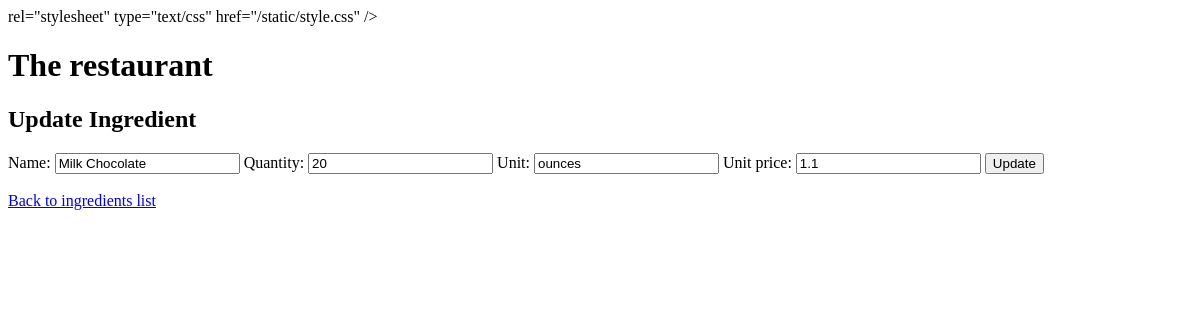
Page /5/update_ingredient/ on the earlier database version.
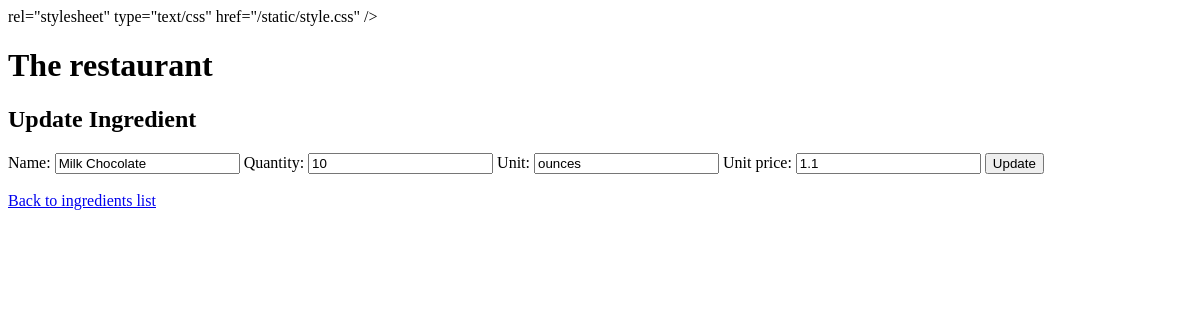
Same page on the later database version.
### inventory/models.py (models this page shows, shortened)
class Ingredient(models.Model):
    name = models.CharField(unique=True, max_length=300)
    quantity = models.FloatField(default=0)
    unit = models.CharField(max_length=20)
    unit_price = models.FloatField(default=0)

### inventory/views.py (the view)
# urls.py: path("<pk>/update_ingredient/", views.UpdateIngredient.as_view(), name='updateingredient'),
class UpdateIngredient(UpdateView):
    model = Ingredient
    form_class= IngredientCreate
    template_name = "update_ingredient.html"

### inventory/forms.py
class IngredientCreate(forms.ModelForm):
    class Meta:
        model = Ingredient
        fields = "__all__"

### inventory/templates/update_ingredient.html (shortened to what this page needs)
{% extends 'base.html' %} {% load static %} {% block content %}
<h2>Update Ingredient</h2>
<form method="post">
  {{ form }}
  <input type="submit" value="Update" />
</form>
<br>
<a href="{% url 'ingredients'%}">Back to ingredients list</a>
{% endblock %}

Differences in the rows shown:
changed Ingredient "Milk Chocolate": quantity "20" → "10"
